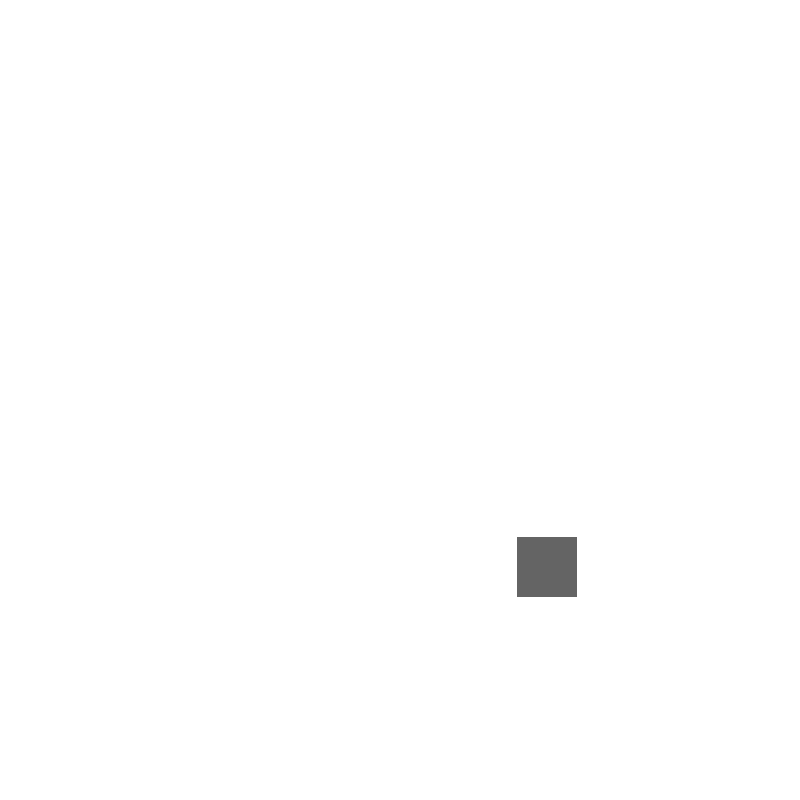
Frame 1 (no input)
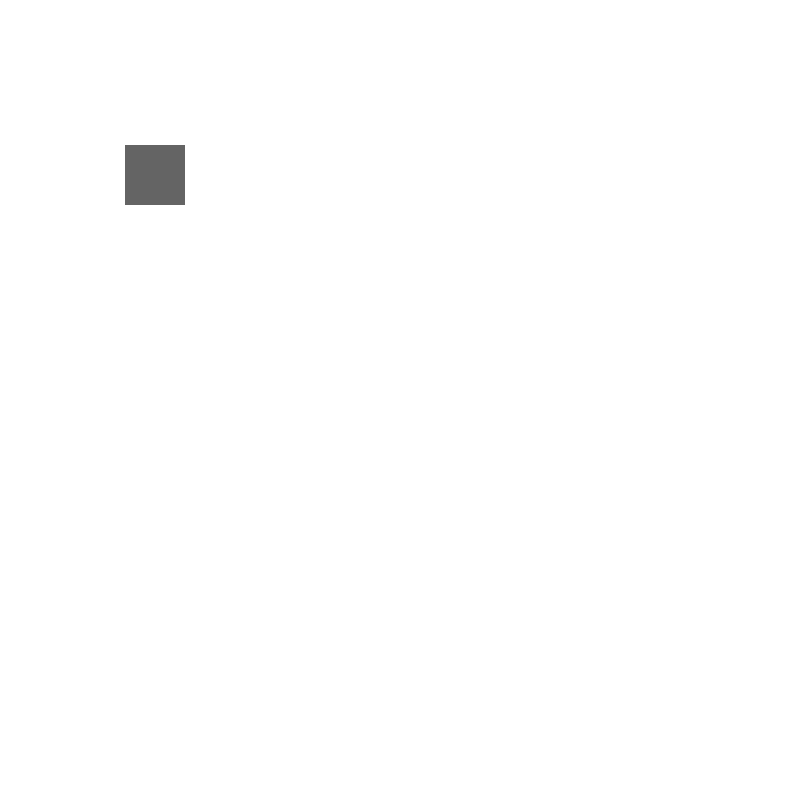
Frame 60 (the mouse pressed at the canvas centre just before this capture)
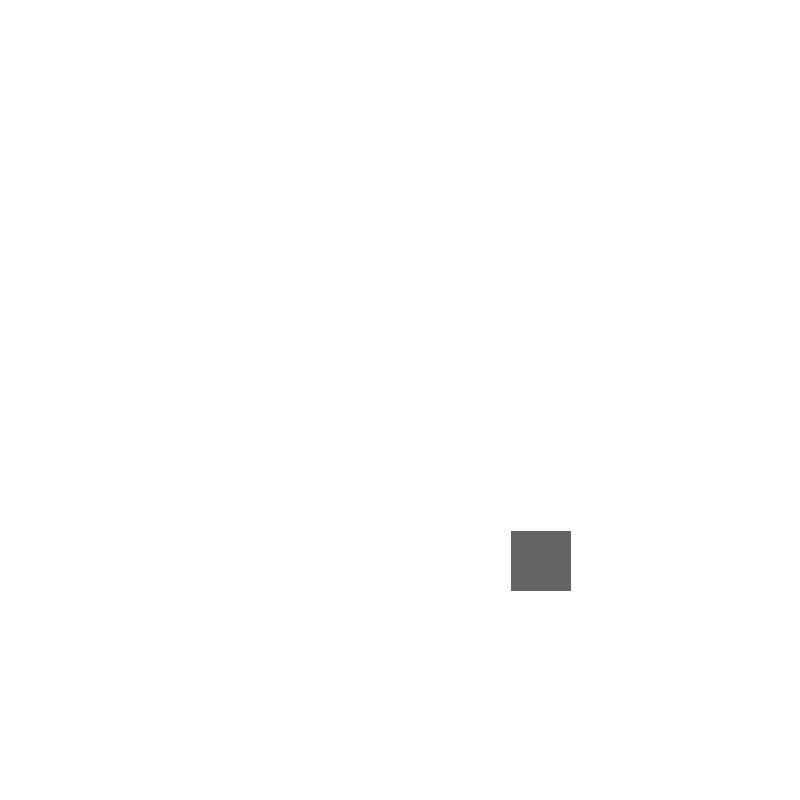
Frame 120 (the mouse held since frame 60 and released just before this capture)

The Processing sketch that drew these frames (run headless with seeded random() and noise(); from frame 60 on, the mouse is pressed at the canvas centre):

// Processing sketch: sketch_20_2
// ── sketch_20_2.pde
//20.2. Move a shape from left to right across the screen
// when it moves off the right edge, return it to the left

void setup(){
  size (800,800);
  fill (100);
  noStroke();
  frameRate(4);
}
void draw (){
  int randomPos=
  int (random (800.0));
  background (255);
  rect (randomPos, randomPos+20, 60,60);
}
